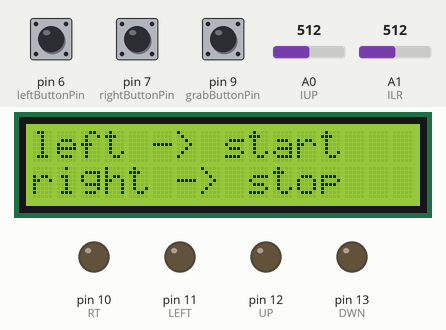
Bench run of a sketch on a simulated Arduino Uno, built with avr-gcc and run on an emulated ATmega328P. On the bench: 16×2 character LCD, output pins drawn as LEDs (lit = HIGH). The inputs (shaded band) are chosen by the test bench; at power-on: pin 6 (leftButtonPin) HIGH, pin 9 (grabButtonPin) HIGH, A0 (IUP) = 512, pin 7 (rightButtonPin) HIGH, A1 (ILR) = 512.

Above: at 4.3 s.
4.4 s: pin 6 (leftButtonPin) pulled LOW for 0.45 s
At 5.3 s:
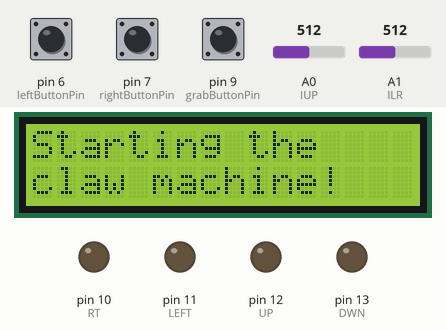
7.8 s: pin 9 (grabButtonPin) pulled LOW for 3.2 s
At 10.6 s:
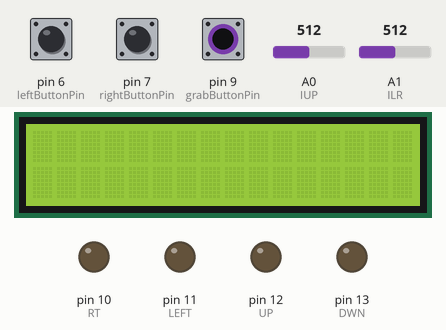
12.6 s: A0 (IUP) set to 490
15.6 s: pin 7 (rightButtonPin) pulled LOW for 3.2 s
At 17.3 s:
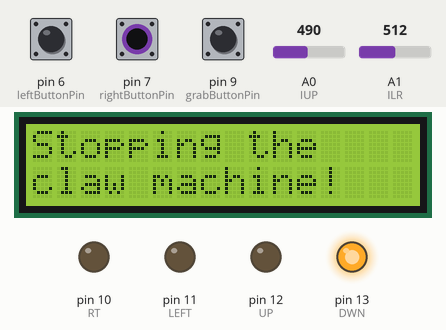
21.8 s: A1 (ILR) set to 486
At 24.6 s:
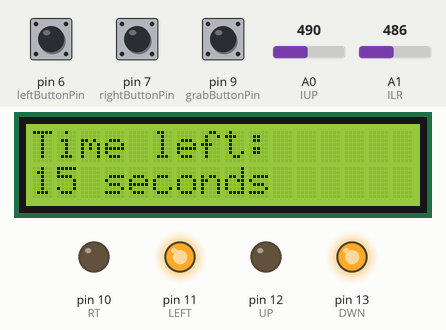
24.8 s: pin 7 (rightButtonPin) pulled LOW for 0.45 s
At 27.7 s:
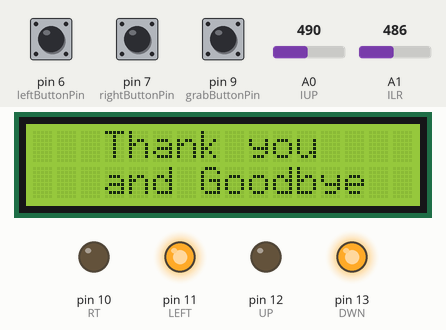
Timing chart, 0 to 29.2 s (numbered marks = the images above; inputs shaded):
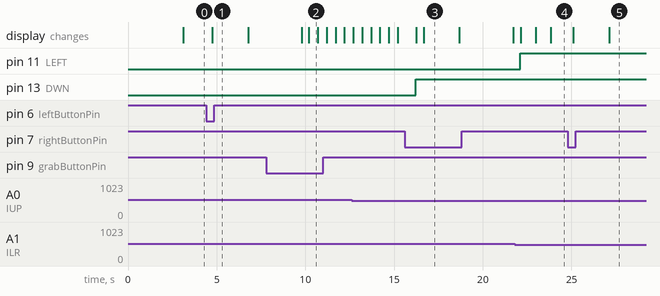

The sketch:

Project3_claw_machine.ino
```cpp
#include <Servo.h>
#include "pitches.h"
#include "Wire.h"
#include "Adafruit_LiquidCrystal.h"
#include <LiquidCrystal_I2C.h>

LiquidCrystal_I2C lcd(0x27, 16, 2);

const int grabButtonPin = 9;
const int rightButtonPin = 7;
const int leftButtonPin = 6;

int UD = 0;
int LR = 0;

int DWN = 13;
int UP = 12;
int LEFT = 11;
int RT = 10;

int IUP = A0;
int ILR = A1;
int MID = 10;
int LRMID = 0;
int UPMID = 0;

unsigned long timerStart = 0;
const unsigned long timerDuration = 30000; // 30 seconds

bool timerRunning = false;

void setup() {
  lcd.init();
  lcd.backlight();

  lcd.setCursor(0, 0);
  lcd.print("Welcome to the");
  lcd.setCursor(0, 1);
  lcd.print("Claw Machine!");

  delay(3000);
  lcd.clear();
  lcd.setCursor(0, 0);
  lcd.print("left -> start");
  lcd.setCursor(0, 1);
  lcd.print("right -> stop");

  pinMode(rightButtonPin, INPUT_PULLUP);
  pinMode(leftButtonPin, INPUT_PULLUP);
  pinMode(grabButtonPin, INPUT_PULLUP);

  pinMode(DWN, OUTPUT);
  pinMode(UP, OUTPUT);
  pinMode(LEFT, OUTPUT);
  pinMode(RT, OUTPUT);
  digitalWrite(DWN, HIGH);
  digitalWrite(UP, HIGH);
  digitalWrite(LEFT, HIGH);
  digitalWrite(RT, HIGH);

  LRMID = analogRead(ILR);
  UPMID = analogRead(IUP);
}

void loop() {
  int rightButtonState = digitalRead(rightButtonPin);
  int leftButtonState = digitalRead(leftButtonPin);
  int grabButtonState = digitalRead(grabButtonPin);

  if (rightButtonState == LOW) {
    lcd.clear();
    lcd.setCursor(0, 0);
    lcd.print("Stopping the");
    lcd.setCursor(0, 1);
    lcd.print("claw machine!");
    delay(2000);
    lcd.clear();
    lcd.setCursor(3, 0);
    lcd.print("Thank you");
    lcd.setCursor(3, 1);
    lcd.print("and Goodbye");
    delay(3000);
  }

  if (leftButtonState == LOW) {
    lcd.clear();
    lcd.setCursor(0, 0);
    lcd.print("Starting the");
    lcd.setCursor(0, 1);
    lcd.print("claw machine!");
    delay(2000);

    lcd.clear();
    lcd.setCursor(2, 0);
    lcd.print("30 sec timer");
    lcd.setCursor(4, 1);
    lcd.print("Good Luck");
    delay(3000);

    if (!timerRunning) {
      timerStart = millis();
      timerRunning = true;
    } else {
      timerStart = millis(); // Reset timer
    }
  }

  if (grabButtonState == LOW) {
    unsigned long startTime = millis();
    while (millis() - startTime < 5000) {
      if ((millis() - startTime) % 1000 < 500) {
        lcd.clear();
      } else {
        lcd.setCursor(4, 0);
        lcd.print("Grabbing");
      }
    }
    lcd.clear();
    lcd.setCursor(4, 0);
    lcd.print("Grabbed");
    delay(1000);
  }

  UD = analogRead(IUP);
  LR = analogRead(ILR);

  if (UD < UPMID - MID) {
    digitalWrite(DWN, HIGH);
  } else {
    digitalWrite(DWN, LOW);
  }

  if (UD > UPMID + MID) {
    digitalWrite(UP, HIGH);
  } else {
    digitalWrite(UP, LOW);
  }

  if (LR < LRMID - MID) {
    digitalWrite(LEFT, HIGH);
  } else {
    digitalWrite(LEFT, LOW);
  }

  if (LR > LRMID + MID) {
    digitalWrite(RT, HIGH);
  } else {
    digitalWrite(RT, LOW);
  }

  if (timerRunning) {
    unsigned long elapsedTime = millis() - timerStart;
    unsigned long remainingTime = max(0, timerDuration - elapsedTime);
    unsigned int seconds = remainingTime / 1000;
    lcd.clear();
    lcd.setCursor(0, 0);
    lcd.print("Time left: ");
    lcd.setCursor(0, 1);
    lcd.print(seconds);
    lcd.print(" seconds");
    if (elapsedTime >= timerDuration) {
      lcd.clear();
      lcd.setCursor(3, 0);
      lcd.print("Timer done!");
      timerRunning = false;
    }
  }

  delay(400);
}
```

pitches.h
```cpp
/*************************************************

 * Public Constants

 *************************************************/

#define REST      0
#define NOTE_B0  31
#define NOTE_C1  33
#define NOTE_CS1 35
#define NOTE_D1  37
#define NOTE_DS1 39
#define NOTE_E1  41
#define NOTE_F1  44
#define NOTE_FS1 46
#define NOTE_G1  49
#define NOTE_GS1 52
#define NOTE_A1  55
#define NOTE_AS1 58
#define NOTE_B1  62
#define NOTE_C2  65
#define NOTE_CS2 69
#define NOTE_D2  73
#define NOTE_DS2 78
#define NOTE_E2  82
#define NOTE_F2  87
#define NOTE_FS2 93
#define NOTE_G2  98
#define NOTE_GS2 104
#define NOTE_A2  110
#define NOTE_AS2 117
#define NOTE_B2  123
#define NOTE_C3  131
#define NOTE_CS3 139
#define NOTE_D3  147
#define NOTE_DS3 156
#define NOTE_E3  165
#define NOTE_F3  175
#define NOTE_FS3 185
#define NOTE_G3  196
#define NOTE_GS3 208
#define NOTE_A3  220
#define NOTE_AS3 233
#define NOTE_B3  247
#define NOTE_C4  262
#define NOTE_CS4 277
#define NOTE_D4  294
#define NOTE_DS4 311
#define NOTE_E4  330
#define NOTE_F4  349
#define NOTE_FS4 370
#define NOTE_G4  392
#define NOTE_GS4 415
#define NOTE_A4  440
#define NOTE_AS4 466
#define NOTE_B4  494
#define NOTE_C5  523
#define NOTE_CS5 554
#define NOTE_D5  587
#define NOTE_DS5 622
#define NOTE_E5  659
#define NOTE_F5  698
#define NOTE_FS5 740
#define NOTE_G5  784
#define NOTE_GS5 831
#define NOTE_A5  880
#define NOTE_AS5 932
#define NOTE_B5  988
#define NOTE_C6  1047
#define NOTE_CS6 1109
#define NOTE_D6  1175
#define NOTE_DS6 1245
#define NOTE_E6  1319
#define NOTE_F6  1397
#define NOTE_FS6 1480
#define NOTE_G6  1568
#define NOTE_GS6 1661
#define NOTE_A6  1760
#define NOTE_AS6 1865
#define NOTE_B6  1976
#define NOTE_C7  2093
#define NOTE_CS7 2217
#define NOTE_D7  2349
#define NOTE_DS7 2489
#define NOTE_E7  2637
#define NOTE_F7  2794
#define NOTE_FS7 2960
#define NOTE_G7  3136
#define NOTE_GS7 3322
#define NOTE_A7  3520
#define NOTE_AS7 3729
#define NOTE_B7  3951
#define NOTE_C8  4186
#define NOTE_CS8 4435
#define NOTE_D8  4699
#define NOTE_DS8 4978
```

Measured:
- the behaviour switches between 502 and 501 on A1 (ILR) (found by bisection; images 3 and 4)
- after the input at 4.4 s, the display: changes after 0.35 s (image 1)
- after the input at 7.8 s, the display: first differs from a run without the input after 2.4 s (image 2)
- after the input at 15.6 s, the display: first differs from a run without the input after 1.1 s (image 3)
- after the input at 21.8 s, pin 11 (LEFT): LOW → HIGH after 0.31 s
- after the input at 24.8 s, the display: first changes after 0.31 s (image 5 shows a later state)
- what the display in image 2 shows lasts 0.5 s, from 10.2 s to 10.7 s
